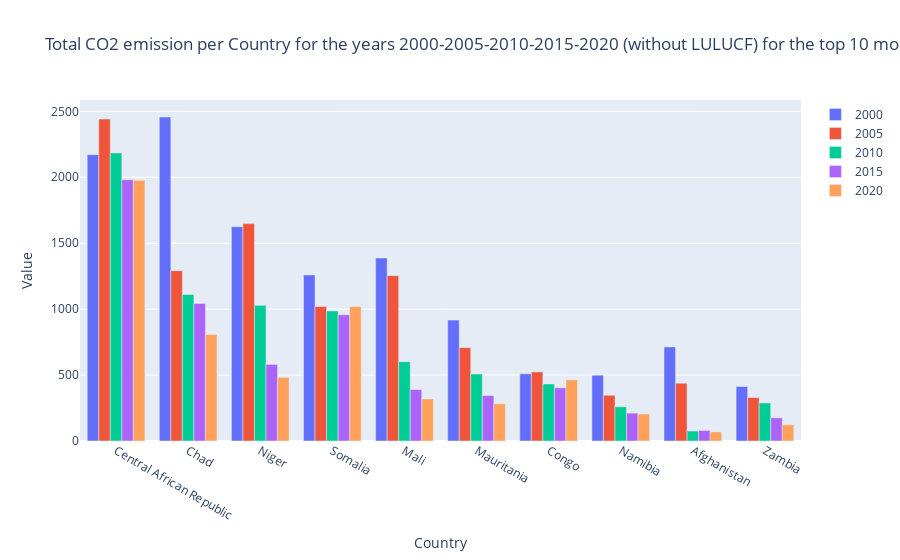

Write notebook code for a chart like this one.
### Code cell
# Calculate the average of the relative values for each country
mergeN['avg'] = mergeN[[year+'rel' for year in years]].mean(axis=1)

# Sort by the average and select the top 10
top_countries = mergeN.sort_values('avg', ascending=False).head(10)

# Create a new Figure
fig = go.Figure()

# Add a bar for each year
for year in years:
    fig.add_trace(go.Bar(
        x=top_countries['Area'],
        y=top_countries[year+'rel'],
        name=year
    ))

# Change the bar mode to group
fig.update_layout(barmode='group')

# Add labels and title
fig.update_layout(
    title='Total CO2 emission per Country for the years 2000-2005-2010-2015-2020 (without LULUCF) for the top 10 most emitting countries',
    xaxis_title='Country',
    yaxis_title='Value'
)

# Show the plot
fig.show()
pio.write_image(fig, '../../graphs/top10MaxCountries.png')

### Figure 1 — Plotly figure (JSON) as saved in the notebook; plotly's stock layout.template omitted (floating-point values rounded to 4 significant figures)
{"data": [{"name": "2000", "type": "bar", "x": ["Central African Republic", "Chad", "Niger", "Somalia", "Mali", "Mauritania", "Congo", "Namibia", "Afghanistan", "Zambia"], "y": [2171.0, 2456.0, 1625.0, 1259.0, 1388.0, 916.8, 509.6, 499.5, 713.6, 413.1]}, {"name": "2005", "type": "bar", "x": ["Central African Republic", "Chad", "Niger", "Somalia", "Mali", "Mauritania", "Congo", "Namibia", "Afghanistan", "Zambia"], "y": [2441.0, 1292.0, 1648.0, 1020.0, 1254.0, 707.9, 524.1, 346.6, 438.0, 329.4]}, {"name": "2010", "type": "bar", "x": ["Central African Republic", "Chad", "Niger", "Somalia", "Mali", "Mauritania", "Congo", "Namibia", "Afghanistan", "Zambia"], "y": [2184.0, 1111.0, 1029.0, 986.2, 601.5, 508.2, 432.1, 259.2, 75.58, 288.7]}, {"name": "2015", "type": "bar", "x": ["Central African Republic", "Chad", "Niger", "Somalia", "Mali", "Mauritania", "Congo", "Namibia", "Afghanistan", "Zambia"], "y": [1981.0, 1043.0, 581.0, 956.4, 389.8, 344.0, 403.1, 211.4, 79.7, 175.6]}, {"name": "2020", "type": "bar", "x": ["Central African Republic", "Chad", "Niger", "Somalia", "Mali", "Mauritania", "Congo", "Namibia", "Afghanistan", "Zambia"], "y": [1977.0, 807.0, 482.7, 1020.0, 318.6, 282.5, 463.4, 204.8, 69.11, 122.8]}], "layout": {"barmode": "group", "title": {"text": "Total CO2 emission per Country for the years 2000-2005-2010-2015-2020 (without LULUCF) for the top 10 most emitting countries"}, "xaxis": {"title": {"text": "Country"}}, "yaxis": {"title": {"text": "Value"}}}}
